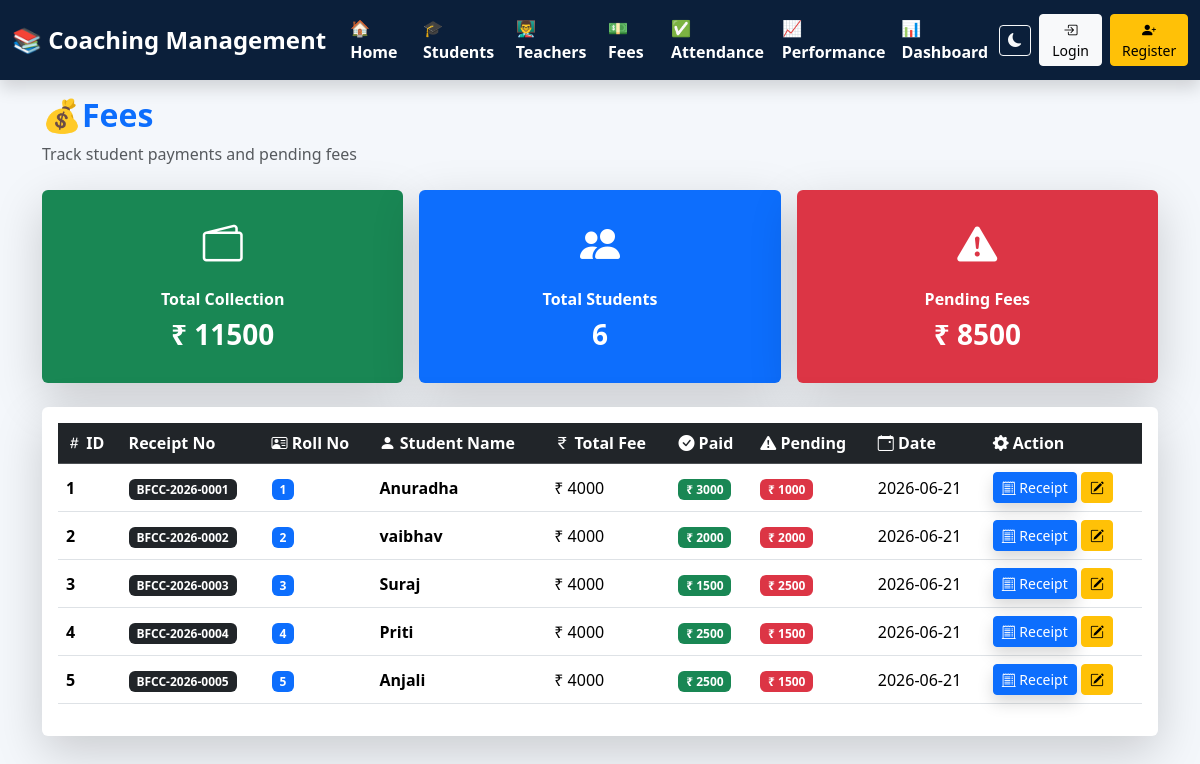
The page /fees on the database as committed earlier.
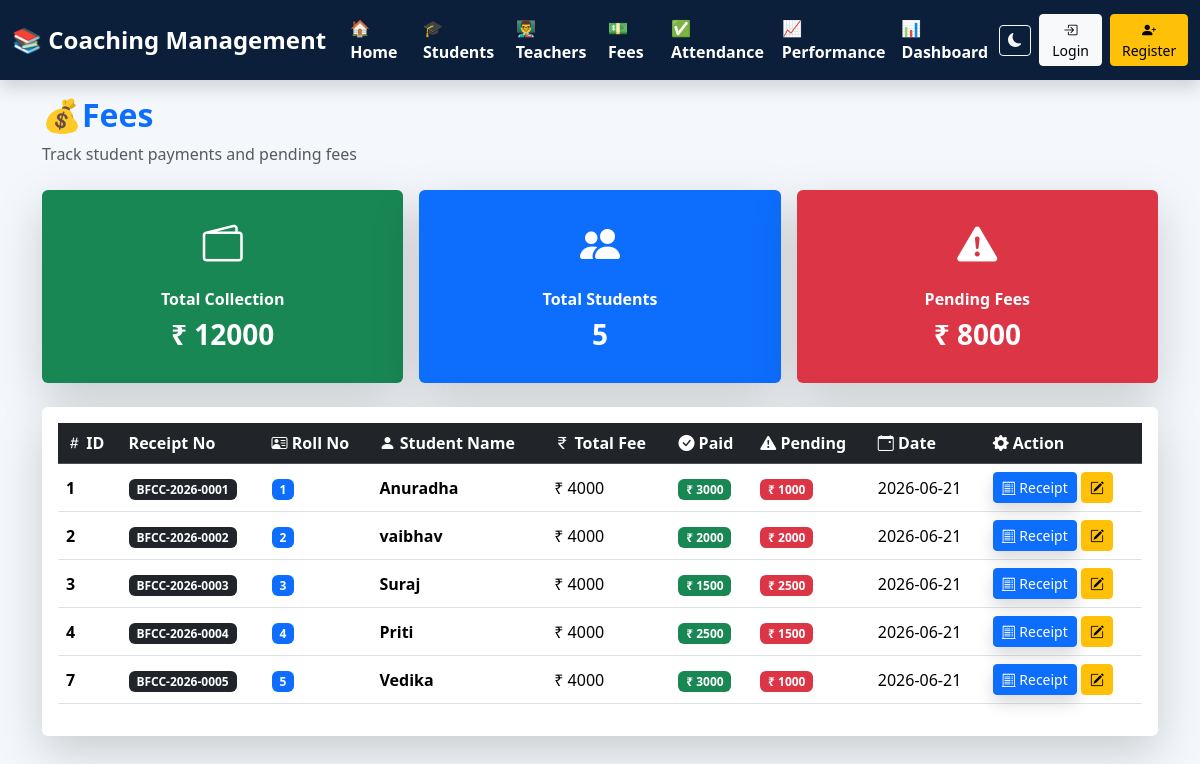
The same page on the database as committed later.
### tables this page shows
CREATE TABLE fees(

        id INTEGER PRIMARY KEY AUTOINCREMENT,
        receipt_no TEXT UNIQUE,
        student_id INTEGER NOT NULL,
        total_fee INTEGER NOT NULL,
        paid_fee INTEGER NOT NULL,
        date TEXT NOT NULL,

        FOREIGN KEY(student_id)
        REFERENCES students(id)
        ON DELETE CASCADE

    );

CREATE TABLE students(

        id INTEGER PRIMARY KEY AUTOINCREMENT,
        roll_no INTEGER UNIQUE,
        name TEXT,
        father_name TEXT,
        surname TEXT,
        mobile TEXT,
        course TEXT,
        batch TEXT,
        address TEXT,
        admission_date TEXT,
        status TEXT

    , photo TEXT DEFAULT 'default.png');

### app.py (the view)
@app.route("/fees")
def fees():
    conn = get_connection()
    fees = conn.execute("""
    SELECT
    fees.id,
    fees.receipt_no,
    students.roll_no,
    students.name,
    fees.total_fee,
    fees.paid_fee,
    fees.date

    FROM fees
    INNER JOIN students
    ON fees.student_id = students.id
    ORDER BY fees.id ASC

    """).fetchall()
    total_collection = conn.execute("""
    SELECT IFNULL(SUM(paid_fee),0)
    FROM fees
    """).fetchone()[0]
    total_students = conn.execute("""
    SELECT COUNT(*)
    FROM students
    """).fetchone()[0]
    pending_fee = conn.execute("""
    SELECT IFNULL(SUM(total_fee-paid_fee),0)
    FROM fees
    """).fetchone()[0]
    conn.close()
    return render_template(
        "fees.html",
        fees=fees,
        total_collection=total_collection,
        total_students=total_students,
        pending_fee=pending_fee,
    )

### db.py (called while the page is built)
def get_connection():
    conn = sqlite3.connect(DATABASE)
    conn.row_factory = sqlite3.Row
    conn.execute("PRAGMA foreign_keys = ON")
    return conn

### templates/fees.html (shortened to what this page needs)
{% extends "base.html" %}
{% block content %}
<div class="d-flex justify-content-between align-items-center mb-4 flex-wrap">
<div>
<h2 class="fw-bold text-primary">
💰Fees
</h2>
<p class="text-muted mb-0">
Track student payments and pending fees
</p>
</div>
</div>
<div class="row g-3 mb-4">
<div class="col-md-4">
<div class="card shadow-lg border-0 text-center p-4 bg-success text-white">
<i class="bi bi-wallet2 fs-1"></i>
<h6 class="mt-3 fw-bold">
Total Collection
</h6>
<h3 class="fw-bold">
₹ {{ total_collection }}
</h3>
</div>
</div>
<div class="col-md-4">
<div class="card shadow-lg border-0 text-center p-4 bg-primary text-white">
<i class="bi bi-people-fill fs-1"></i>
<h6 class="mt-3 fw-bold">
Total Students
</h6>
<h3 class="fw-bold">
{{ total_students }}
</h3>
</div>
</div>
<div class="col-md-4">
<div class="card shadow-lg border-0 text-center p-4 bg-danger text-white">
<i class="bi bi-exclamation-triangle-fill fs-1"></i>
<h6 class="mt-3 fw-bold">
Pending Fees
</h6>
<h3 class="fw-bold">
₹ {{ pending_fee }}
</h3>
</div>
</div>
</div>
<div class="card shadow-lg border-0 p-3">
<div class="table-responsive">
<table class="table table-hover align-middle">
<thead class="table-dark">
<tr>
<th>
<i class="bi bi-hash"></i>
ID
</th>
<th>
    Receipt No
</th>
<th>
<i class="bi bi-person-vcard"></i>
Roll No
</th>
<th>
<i class="bi bi-person-fill"></i>
Student Name
</th>
<th>
<i class="bi bi-currency-rupee"></i>
Total Fee
</th>
<th>
<i class="bi bi-check-circle-fill"></i>
Paid
</th>
<th>
<i class="bi bi-exclamation-triangle-fill"></i>
Pending
</th>
<th>
<i class="bi bi-calendar-event"></i>
Date
</th>
<th>
<i class="bi bi-gear-fill"></i>
Action
</th>
</tr>
</thead>
<tbody>
{% for f in fees %}
<tr>
<td class="fw-bold">
{{ f.id }}
</td>
<td>
    <span class="badge bg-dark">
        {{ f.receipt_no }}
    </span>
</td>
<td>
<span class="badge bg-primary">
{{ f.roll_no }}
</span>
</td>
<td class="fw-semibold">
{{ f.name }}
</td>
<td>
₹ {{ f.total_fee }}
</td>
<td>
<span class="badge bg-success">
₹ {{ f.paid_fee }}
</span>
</td>
<td>
<span class="badge bg-danger">
₹ {{ f.total_fee - f.paid_fee }}
</span>
</td>
<td>
{{ f.date }}
</td>
<td>
<a href="/fee_receipt/{{ f.id }}"
class="btn btn-primary btn-sm shadow">
<i class="bi bi-receipt-cutoff"></i>
Receipt
</a>
<a href="/edit_fee/{{ f.id }}"
class="btn btn-warning btn-sm ">
    <i class="bi bi-pencil-square"></i>
</td>
</tr>
{% endfor %}
</tbody>
</table>
</div>
</div>
{% endblock %}

### templates/base.html (shortened to what this page needs)
<!DOCTYPE html>
<html lang="en">
<head>
<link href="https://cdn.jsdelivr.net/npm/bootstrap@5.3.3/dist/css/bootstrap.min.css"
rel="stylesheet">
<link href="https://cdn.jsdelivr.net/npm/bootstrap-icons@1.11.3/font/bootstrap-icons.css"
rel="stylesheet">
</head>
<body>
<nav class="navbar navbar-expand-lg navbar-dark shadow sticky-top"
style="background-color:#0b1f3a;">
<div class="container-fluid">
<a class="navbar-brand fw-bold fs-4"
href="/">
📚 Coaching Management
</a>
<div class="collapse navbar-collapse"
id="navbarNav">
<ul class="navbar-nav me-auto mb-2 mb-lg-0">
<li class="nav-item">
<a class="nav-link fw-bold fs-6 text-white" href="/">
🏠 Home
</a>
</li>
<li class="nav-item">
<a class="nav-link fw-bold fs-6 text-white" href="/students">
🎓 Students
</a>
</li>
<li class="nav-item">
<a class="nav-link fw-bold fs-6 text-white" href="/teachers">
👨‍🏫 Teachers
</a>
</li>
<li class="nav-item">
<a class="nav-link fw-bold fs-6 text-white" href="/fees">
💵 Fees
</a>
</li>
<li class="nav-item">
<a class="nav-link fw-bold fs-6 text-white" href="/attendance">
✅ Attendance
</a>
</li>
<li class="nav-item">
<a class="nav-link fw-bold fs-6 text-white" href="{{url_for('performance')}}">
📈 Performance
</a>
</li>
<li class="nav-item">
<a class="nav-link fw-bold fs-6 text-white" href="/dashboard">
📊 Dashboard
</a>
</li>
</ul>
<button class="btn btn-outline-light btn-sm me-lg-2 mb-2 mb-lg-0"
onclick="darkMode()">
<i class="bi bi-moon-fill"></i>
</button>
{% if session.get("username") %}
<div class="dropdown">
    <button class="btn btn-dark dropdown-toggle d-flex align-items-center"
            type="button"
            data-bs-toggle="dropdown">
        <i class="bi bi-person-circle fs-5 me-2"></i>
        {{session["username"]}}
    </button>
      <ul class="dropdown-menu dropdown-menu-end shadow border-0">
        <li>
            <a href="{{ url_for('logout') }}"
               class="dropdown-item text-danger fw-semibold">
                <i class="bi bi-box-arrow-right me-2"></i>
                Logout
            </a>
        </li>
    </ul>
</div>
{% else %}
<a href="{{url_for('login')}}"
class="btn btn-light btn-sm me-2">
<i class="bi bi-box-arrow-in-right"></i>
Login
</a>
<a href="{{url_for('register')}}"
class="btn btn-warning btn-sm">
<i class="bi bi-person-plus-fill"></i>
Register
</a>
{% endif %}
</div>
</div>
</nav>
<div class="container mt-3">
{% block content %}
{% endblock %}
</div>
</body>
</html>

### templates/base.html (style rules this page uses)
body { background:#f4f7fb; transition:0.3s; }

Rows that differ between the two databases and show on the page:
removed fees: id "5", receipt_no "BFCC-2026-0005", roll_no "5", name "Anjali", total_fee "4000", paid_fee "2500", f.total_fee-f.paid_fee "1500", date "2026-06-21"
added fees: id "7", receipt_no "BFCC-2026-0005", roll_no "5", name "Vedika", total_fee "4000", paid_fee "3000", f.total_fee-f.paid_fee "1000", date "2026-06-21"
Other text that changed with them:
{{ total_collection }}: "11500" → "12000"
{{ total_students }}: "6" → "5"
{{ pending_fee }}: "8500" → "8000"
